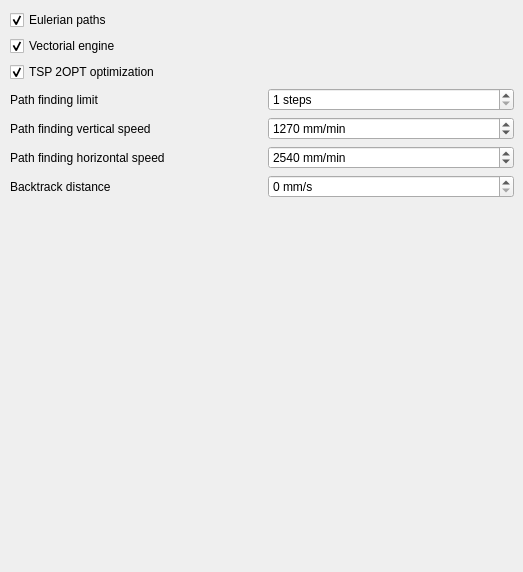
        <widget class="QWidget" name="optimizationTab">
         <attribute name="title">
          <string>Optimizations</string>
         </attribute>
         <widget class="QWidget" name="formLayoutWidget_6">
          <property name="geometry">
           <rect>
            <x>10</x>
            <y>10</y>
            <width>504</width>
            <height>553</height>
           </rect>
          </property>
          <layout class="QGridLayout" name="outlineGridLayout_1">
           <property name="horizontalSpacing">
            <number>12</number>
           </property>
           <property name="verticalSpacing">
            <number>6</number>
           </property>
           <item row="0" column="0" colspan="2">
            <widget class="QCheckBox" name="eulerianCheckBox">
             <property name="toolTip">
              <string>&lt;html&gt;&lt;head/&gt;&lt;body&gt;&lt;p&gt;&lt;span style=&quot;font-style:italic&quot;&gt;--eulerian-paths&lt;/span&gt;&lt;/p&gt;&lt;p&gt;Don't mill the same path twice if milling loops overlap. Can save up to 50% of milling time.&lt;/p&gt;&lt;/body&gt;&lt;/html&gt;</string>
             </property>
             <property name="text">
              <string>Eulerian paths</string>
             </property>
             <property name="checked">
              <bool>true</bool>
             </property>
            </widget>
           </item>
           <item row="1" column="0" colspan="2">
            <widget class="QCheckBox" name="vectorialCheckBox">
             <property name="toolTip">
              <string>&lt;html&gt;&lt;head/&gt;&lt;body&gt;&lt;p&gt;&lt;span style=&quot;font-style:italic&quot;&gt;--vectorial&lt;/span&gt;&lt;/p&gt;&lt;p&gt;enable or disable the vectorial rendering engine.&lt;/p&gt;&lt;/body&gt;&lt;/html&gt;</string>
             </property>
             <property name="text">
              <string>Vectorial engine</string>
             </property>
             <property name="checked">
              <bool>true</bool>
             </property>
            </widget>
           </item>
           <item row="2" column="0" colspan="2">
            <widget class="QCheckBox" name="tsp2optCheckBox">
             <property name="toolTip">
              <string>&lt;html&gt;&lt;head/&gt;&lt;body&gt;&lt;p&gt;&lt;span style=&quot;font-style:italic&quot;&gt;--tsp-2opt&lt;/span&gt;&lt;/p&gt;&lt;p&gt;use TSP 2OPT to find a faster toolpath (but slows down gcode generation).&lt;/p&gt;&lt;/body&gt;&lt;/html&gt;</string>
             </property>
             <property name="text">
              <string>TSP 2OPT optimization</string>
             </property>
             <property name="checked">
              <bool>true</bool>
             </property>
            </widget>
           </item>
           <item row="3" column="0">
            <widget class="QLabel" name="pathfindinglimitLabel">
             <property name="toolTip">
              <string>&lt;html&gt;&lt;head/&gt;&lt;body&gt;&lt;p&gt;&lt;span style=&quot; font-style:italic;&quot;&gt;--path-finding-limit&lt;/span&gt;&lt;/p&gt;&lt;p&gt;Use path finding for up to this many steps in the search (more is slower but makes a faster gcode path)&lt;/p&gt;&lt;/body&gt;&lt;/html&gt;</string>
             </property>
             <property name="text">
              <string>Path finding limit</string>
             </property>
             <property name="buddy">
              <cstring>pathfindinglimitSpinBox</cstring>
             </property>
            </widget>
           </item>
           <item row="3" column="1">
            <widget class="QSpinBox" name="pathfindinglimitSpinBox">
             <property name="toolTip">
              <string>&lt;html&gt;&lt;head/&gt;&lt;body&gt;&lt;p&gt;&lt;span style=&quot; font-style:italic;&quot;&gt;--path-finding-limit&lt;/span&gt;&lt;/p&gt;&lt;p&gt;Use path finding for up to this many steps in the search (more is slower but makes a faster gcode path)&lt;/p&gt;&lt;/body&gt;&lt;/html&gt;</string>
             </property>
             <property name="suffix">
              <string> steps</string>
             </property>
             <property name="minimum">
              <number>1</number>
             </property>
             <property name="maximum">
              <number>100000</number>
             </property>
             <property name="value">
              <number>1</number>
             </property>
            </widget>
           </item>
           <item row="4" column="0">
            <widget class="QLabel" name="g0verticalspeedLabel">
             <property name="toolTip">
              <string>&lt;html&gt;&lt;head/&gt;&lt;body&gt;&lt;p&gt;&lt;span style=&quot; font-style:italic;&quot;&gt;--g0-vertical-speed&lt;/span&gt;&lt;/p&gt;&lt;p&gt;speed of vertical G0 movements, for use in path-finding&lt;/p&gt;&lt;/body&gt;&lt;/html&gt;</string>
             </property>
             <property name="text">
              <string>Path finding vertical speed</string>
             </property>
             <property name="buddy">
              <cstring>g0verticalspeedSpinBox</cstring>
             </property>
            </widget>
           </item>
           <item row="4" column="1">
            <widget class="QSpinBox" name="g0verticalspeedSpinBox">
             <property name="toolTip">
              <string>&lt;html&gt;&lt;head/&gt;&lt;body&gt;&lt;p&gt;&lt;span style=&quot; font-style:italic;&quot;&gt;--g0-vertical-speed&lt;/span&gt;&lt;/p&gt;&lt;p&gt;speed of vertical G0 movements, for use in path-finding&lt;/p&gt;&lt;/body&gt;&lt;/html&gt;</string>
             </property>
             <property name="suffix">
              <string> mm/min</string>
             </property>
             <property name="minimum">
              <number>1</number>
             </property>
             <property name="maximum">
              <number>10000</number>
             </property>
             <property name="singleStep">
              <number>50</number>
             </property>
             <property name="value">
              <number>1270</number>
             </property>
            </widget>
           </item>
           <item row="5" column="0">
            <widget class="QLabel" name="g0horizontalspeedLabel">
             <property name="toolTip">
              <string>&lt;html&gt;&lt;head/&gt;&lt;body&gt;&lt;p&gt;&lt;span style=&quot; font-style:italic;&quot;&gt;--g0-horizontal-speed&lt;/span&gt;&lt;/p&gt;&lt;p&gt;speed of horizontal G0 movements, for use in path-finding&lt;/p&gt;&lt;/body&gt;&lt;/html&gt;</string>
             </property>
             <property name="text">
              <string>Path finding horizontal speed</string>
             </property>
             <property name="buddy">
              <cstring>g0horizontalspeedSpinBox</cstring>
             </property>
            </widget>
           </item>
           <item row="5" column="1">
            <widget class="QSpinBox" name="g0horizontalspeedSpinBox">
             <property name="toolTip">
              <string>&lt;html&gt;&lt;head/&gt;&lt;body&gt;&lt;p&gt;&lt;span style=&quot; font-style:italic;&quot;&gt;--g0-horizontal-speed&lt;/span&gt;&lt;/p&gt;&lt;p&gt;speed of horizontal G0 movements, for use in path-finding&lt;/p&gt;&lt;/body&gt;&lt;/html&gt;</string>
             </property>
             <property name="suffix">
              <string> mm/min</string>
             </property>
             <property name="minimum">
              <number>1</number>
             </property>
             <property name="maximum">
              <number>10000</number>
             </property>
             <property name="singleStep">
              <number>50</number>
             </property>
             <property name="value">
              <number>2540</number>
             </property>
            </widget>
           </item>
           <item row="6" column="0">
            <widget class="QLabel" name="backtrackLabel">
             <property name="toolTip">
              <string>&lt;html&gt;&lt;head/&gt;&lt;body&gt;&lt;p&gt;&lt;span style=&quot; font-style:italic;&quot;&gt;--backtrack&lt;/span&gt;&lt;/p&gt;&lt;p&gt;allow retracing a milled path if it's faster than retract-move-lower.  For example, set to 5in/s if you are willing to remill 5 inches of trace in order to save 1 second of milling time.&lt;/p&gt;&lt;/body&gt;&lt;/html&gt;</string>
             </property>
             <property name="text">
              <string>Backtrack distance</string>
             </property>
             <property name="buddy">
              <cstring>backtrackSpinBox</cstring>
             </property>
            </widget>
           </item>
           <item row="6" column="1">
            <widget class="QSpinBox" name="backtrackSpinBox">
             <property name="toolTip">
              <string>&lt;html&gt;&lt;head/&gt;&lt;body&gt;&lt;p&gt;&lt;span style=&quot; font-style:italic;&quot;&gt;--backtrack&lt;/span&gt;&lt;/p&gt;&lt;p&gt;allow retracing a milled path if it's faster than retract-move-lower.  For example, set to 5in/s if you are willing to remill 5 inches of trace in order to save 1 second of milling time.&lt;/p&gt;&lt;/body&gt;&lt;/html&gt;</string>
             </property>
             <property name="suffix">
              <string> mm/s</string>
             </property>
             <property name="minimum">
              <number>0</number>
             </property>
             <property name="maximum">
              <number>100</number>
             </property>
             <property name="singleStep">
              <number>1</number>
             </property>
             <property name="value">
              <number>0</number>
             </property>
            </widget>
           </item>
           <item row="7" column="0" colspan="2">
            <spacer name="verticalSpacer_8">
             <property name="orientation">
              <enum>Qt::Vertical</enum>
             </property>
             <property name="sizeHint" stdset="0">
              <size>
               <width>20</width>
               <height>40</height>
              </size>
             </property>
            </spacer>
           </item>
          </layout>
         </widget>
        </widget>
